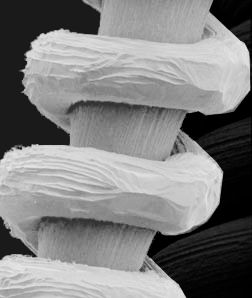
#> input picture db/tungsten.tif, 252 x 298 px
$ jupyter execute T04_5.ipynb
#> lines starting #> are read from the running program, lines starting #| are printed output that depends on the picture
# Local Histogram Equalization

[cell 1]
import cv2
import matplotlib.pyplot as plt
import numpy as np

### Statistics

[cell 2]
# Windows are identified by numbers from 0 to end


#calcs the data's mean
def calcMean(data, prob):
    mean = 0
    for i in range(256):
        mean = mean + i*prob[i]
    return mean

#Gets the Window's data based on Window_number
def getWindowData(data,size, neigh_no):
    height,width = img.shape[:2]
    many_by_line = width/size
    center_x = int(size//2 + size * (neigh_no // many_by_line))
    center_y = int(size//2 + size * (neigh_no % many_by_line))
    data2 = data[ center_x - size//2:center_x + 1+  size//2 ,
                 center_y - size//2:center_y + 1+  size//2]
    return data2

#Gets the Window's No based on Pixel Coordinates
def getwindowNo(data,size, x, y):
    height,width = data.shape[:2]
    col = y//size
    line = x//size
    windowsByLine = width //size
    windowsPastLines = line * windowsByLine
    return windowsPastLines + col

#Gets a dictionary with the probability array
def calcProbabilityArray(data):
    height,width = img.shape[:2]
    unique, counts = np.unique(data, return_counts=True) #Pixel Value, Frequency of Pixel Value
    N = height * width # Number of Pixels
    counts = counts / N # Probability of each pixel value.
    dic  = {k:0 for k in range(256)}
    for i in range(len(counts)):
        dic[unique[i]] = counts[i]
    return dic

# Calcs the Nth moment
def calcNthMoment(data, n, mean, prob):
    moment = 0
    for i in range(256):
        moment = moment + prob[i]*(i -mean)**n
    return moment

#Calcs the data's variance
def calcVariance(data, mean, prob):
    return calcNthMoment(data,2, mean, prob)

#Calcs the data's standard deviation
def calcSD(data,  mean, prob):
    return calcVariance(data, mean, prob)**(1/2)

# Returns the new value for a given pixel
def equalizePixel(x,y, data, size):
    global dataLib
    global meanLib
    global probLib
    global sdLib
    global k0,p_g,m_g ,k1,k2,sd_g,k3,C

    #Determines in what window the given pixel is
    windowNo =getwindowNo(data, size, x,y)

    #If not already computed, computes all statistical data for the curr windown.
    if (windowNo not in dataLib):
        dataLib[windowNo] = getWindowData(data, size, windowNo)
    if (windowNo not in probLib):
        probLib[windowNo] = calcProbabilityArray(dataLib[windowNo])
    if (windowNo not in meanLib):
        meanLib[windowNo] = calcMean(dataLib[windowNo], probLib[windowNo])
    if (windowNo not in sdLib):
        sdLib[windowNo] = calcSD(data, meanLib[windowNo], probLib[windowNo])
    # Criteria to decide whether to apply the transformation or not
    if ( meanLib[windowNo] <= k0 * m_g and
        k1* sd_g <= sdLib[windowNo] and sdLib[windowNo] <= k2* sd_g):
        return E * data[x][y]
    return data[x][y]

[cell 3]
N = 11 #Window's size  (NXN)

imgfile = '../../db/tungsten.tif'
img= cv2.imread(imgfile, 0)
#> img is the input picture: shape (298, 252); min 0, max 231, mean 128.1
height,width = img.shape[:2]
#> height = 298; width = 252

height = (height//N)*N
#> height = 297
width = (width//N)*N
#> width = 242

#Image is resized so there are enough pixels to make windows without remainder
img = cv2.resize(img,(width, height))
#> img: shape (297, 242)
img2 = np.zeros((height,width), np.uint8)

[cell 4]
#Libs to save computed values, so they're not computed again
meanLib = {} #mean Lib
sdLib = {} # Standard Deviation Lib
dataLib = {} # Window Data Lib
probLib = {} # Probability Array Lib

[cell 5]
#Criteria Constants
k0 = 0.4
p_g = calcProbabilityArray(img)
#> in calcProbabilityArray, `unique, counts = np.unique(data, return_counts=True)`: unique = 229 values from 0 to 228; counts = 229 values, max 7291 at index 26, min 1 at index 228, mean 313.9
#> in calcProbabilityArray, `counts = counts / N`: counts = 229 values, max 0.101 at index 26, min 1.39e-05 at index 228, mean 0.00437
#> after the loop in calcProbabilityArray, `for i in range(len(counts)):`: dic = 256 items
#> p_g = 256 items
m_g = calcMean(img, p_g)
#> the loop in calcMean, `for i in range(256):` made 256 passes
#> mean on passes 1 to 3: 0, 0.0178, 0.0413
#> after the loop in calcMean, `for i in range(256):`: mean = 128
#> m_g = 128
k1 = 0.075
k2 = 0.2
sd_g = calcSD(img, m_g, p_g)
#> the loop in calcNthMoment, `for i in range(256):` made 256 passes
#> moment on passes 1 to 3: 540.1, 826.9, 1013.8
#> after the loop in calcNthMoment, `for i in range(256):`: moment = 5622
#> sd_g = 74.98
E = 0.90

[cell 6]
for i in range(height):
    for j in range(width):
        img2[i][j] = equalizePixel(i,j,img,N)
#> this loop made 297 passes
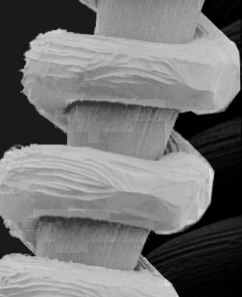
#> img2: shape (297, 242); min 0, max 223, mean 116.9

[cell 7]
plt.figure(figsize=(10,10))
plt.subplot(121), plt.title("Imagem original"), plt.imshow(img, cmap='gray')
plt.subplot(122), plt.title("Local Histogram Equalized"), plt.imshow(img2, cmap='gray')
plt.show()
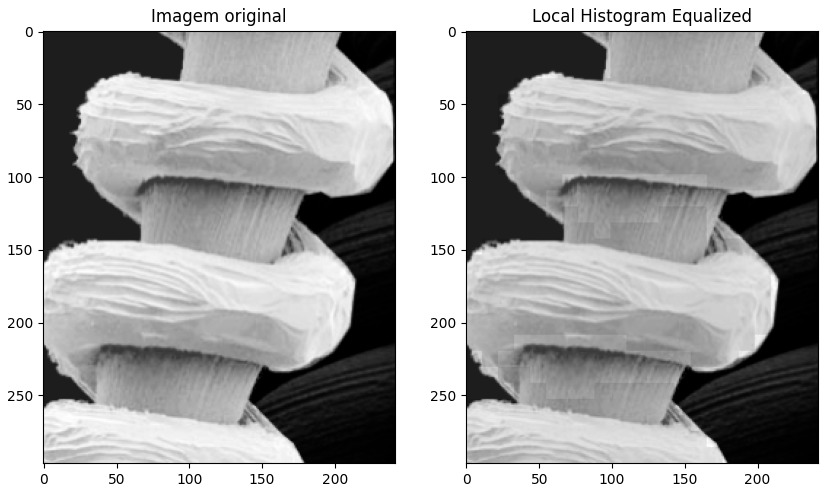
#> figure drawn by matplotlib, 2 panels
